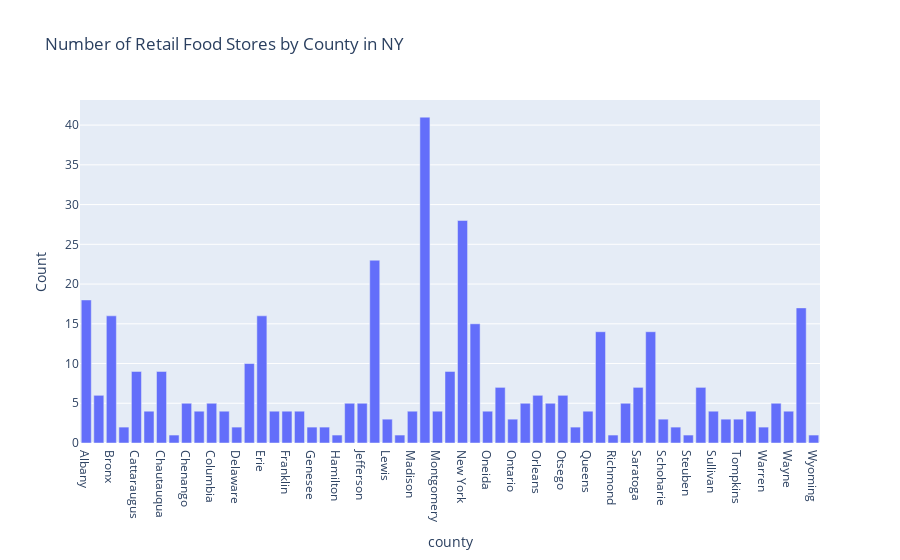

Notebook source saved alongside this figure:
### Code cell
# Create a bar chart for the number of retail food stores by county
retail_fig = px.bar(retail_count_by_county, x="county", y="Count", title="Number of Retail Food Stores by County in NY")
retail_fig.show()

### Figure 1 — Plotly figure (JSON) as saved in the notebook; plotly's stock layout.template omitted (floating-point values rounded to 4 significant figures)
{"data": [{"alignmentgroup": "True", "hovertemplate": "county=%{x}<br>Count=%{y}<extra></extra>", "legendgroup": "", "marker": {"color": "#636efa", "pattern": {"shape": ""}}, "name": "", "offsetgroup": "", "orientation": "v", "showlegend": false, "textposition": "auto", "type": "bar", "x": ["Albany", "Allegany", "Bronx", "Broome", "Cattaraugus", "Cayuga", "Chautauqua", "Chemung", "Chenango", "Clinton", "Columbia", "Cortland", "Delaware", "Dutchess", "Erie", "Essex", "Franklin", "Fulton", "Genesee", "Greene", "Hamilton", "Herkimer", "Jefferson", "Kings", "Lewis", "Livingston", "Madison", "Monroe", "Montgomery", "Nassau", "New York", "Niagara", "Oneida", "Onondaga", "Ontario", "Orange", "Orleans", "Oswego", "Otsego", "Putnam", "Queens", "Rensselaer", "Richmond", "Rockland", "Saratoga", "Schenectady", "Schoharie", "St. Lawrence", "Steuben", "Suffolk", "Sullivan", "Tioga", "Tompkins", "Ulster", "Warren", "Washington", "Wayne", "Westchester", "Wyoming"], "xaxis": "x", "y": [18, 6, 16, 2, 9, 4, 9, 1, 5, 4, 5, 4, 2, 10, 16, 4, 4, 4, 2, 2, 1, 5, 5, 23, 3, 1, 4, 41, 4, 9, 28, 15, 4, 7, 3, 5, 6, 5, 6, 2, 4, 14, 1, 5, 7, 14, 3, 2, 1, 7, 4, 3, 3, 4, 2, 5, 4, 17, 1], "yaxis": "y"}], "layout": {"barmode": "relative", "legend": {"tracegroupgap": 0}, "title": {"text": "Number of Retail Food Stores by County in NY"}, "xaxis": {"anchor": "y", "domain": [0, 1], "title": {"text": "county"}}, "yaxis": {"anchor": "x", "domain": [0, 1], "title": {"text": "Count"}}}}
